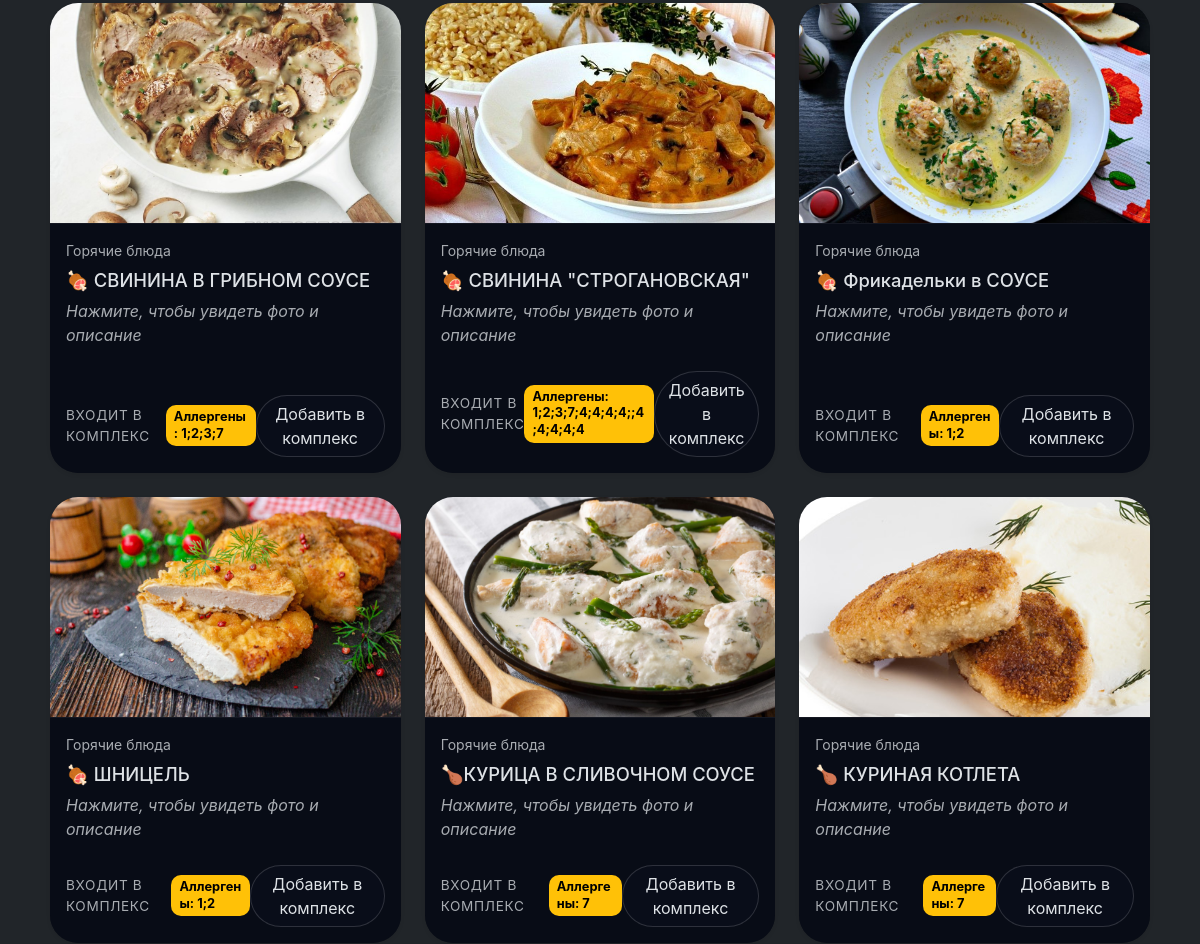
Before: /menu (middle part) with the older database file.
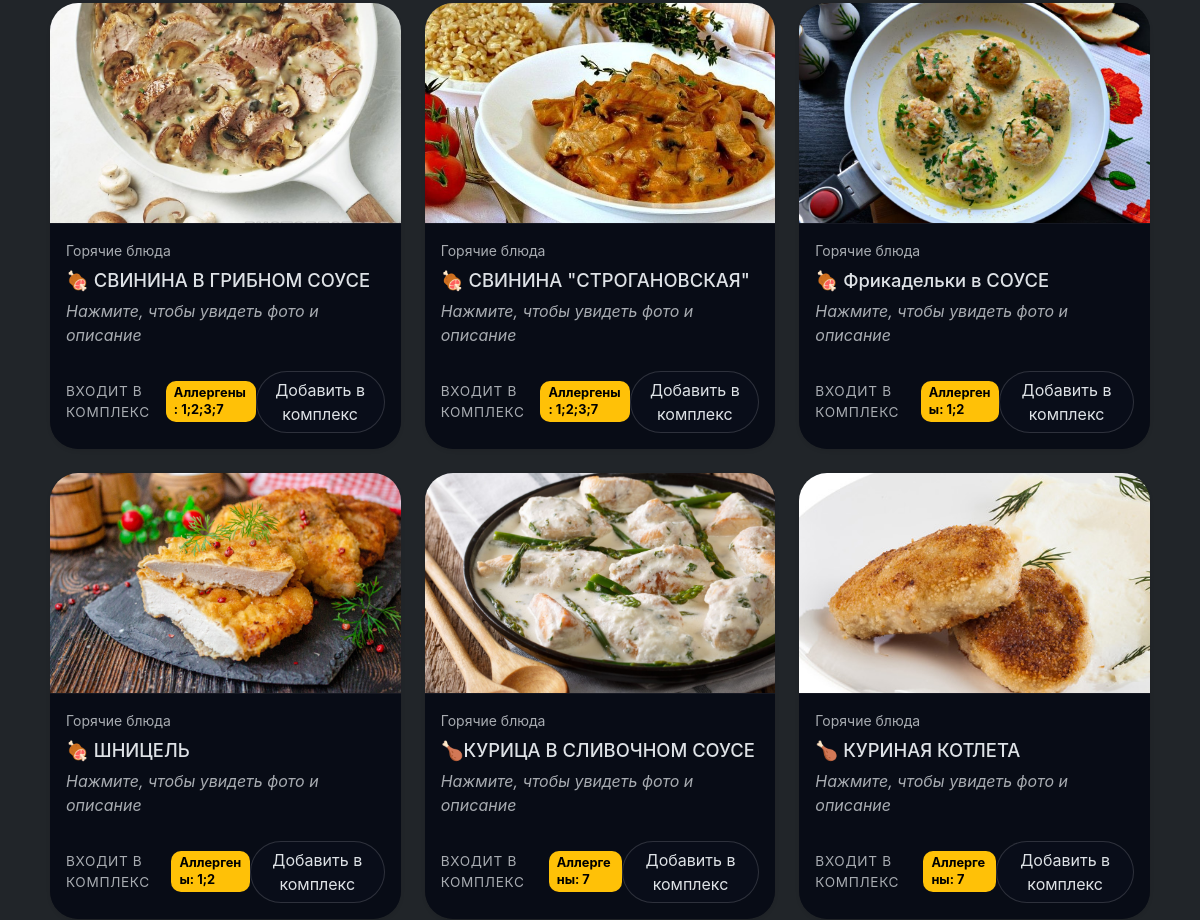
After: the same page with the newer database file.
### tables this page shows
CREATE TABLE menu (
    id INTEGER PRIMARY KEY AUTOINCREMENT,
    title TEXT NOT NULL,
    description TEXT,
    price REAL NOT NULL,
    image_url TEXT,
    category TEXT
, image_gallery TEXT, ingredients TEXT, is_today INTEGER DEFAULT 0, use_manual_price INTEGER DEFAULT 0, name_original TEXT, name_ru TEXT, name_lv TEXT, description_original TEXT, description_ru TEXT, description_lv TEXT, category_original TEXT, category_ru TEXT, category_lv TEXT, ingredients_original TEXT, ingredients_ru TEXT, ingredients_lv TEXT, category_role TEXT DEFAULT 'main', category_key TEXT, allergens TEXT);

### resources/views/menu.php (the view, shortened to what the rows shown need)
<?php
$comboOptions = $comboOptions ?? ['categories' => [], 'roles' => [], 'counts' => []];
$comboRoles = $comboOptions['roles'] ?? [];
$locale = currentLocale();
$localizedFieldMap = [
    'ru' => ['name' => 'nameRu', 'description' => 'descriptionRu', 'category' => 'categoryRu'],
    'lv' => ['name' => 'nameLv', 'description' => 'descriptionLv', 'category' => 'categoryLv'],
];
$activeLocalizedFields = $localizedFieldMap[$locale] ?? ['name' => 'nameOriginal', 'description' => 'descriptionOriginal', 'category' => 'categoryOriginal'];
?>
<div class="page-container menu-page">
<?php if (empty($menuItems)): ?>
    <div class="empty-state">
        <?php if ($search !== '' || $selectedCategory !== ''): ?>
            <?= htmlspecialchars(translate('menu.empty.filtered')) ?>
        <?php else: ?>
            <?= htmlspecialchars(translate('menu.empty.default')) ?>
        <?php endif; ?>
    </div>
<?php else: ?>
    <div class="row row-cols-1 row-cols-sm-2 row-cols-lg-3 g-4">
        <?php foreach ($menuItems as $item): ?>
            <?php $gallery = $item->galleryImages(); $isUnique = $item->isUnique(); ?>
            <?php
                $nameField = $activeLocalizedFields['name'];
                $descriptionField = $activeLocalizedFields['description'];
                $categoryField = $activeLocalizedFields['category'];
                $localizedName = $item->$nameField ?? $item->nameOriginal ?? $item->title;
                $localizedDescription = $item->$descriptionField ?? $item->descriptionOriginal ?? $item->description ?? translate('common.no_description');
                $localizedCategory = $item->$categoryField ?? $item->categoryOriginal ?? translate('menu.card.no_category');
                $localizedIngredients = $item->ingredients ?? $item->ingredientsOriginal ?? '';
                $allergens = $item->allergens ?? '';
                $roleKey = $comboRoles[$item->id] ?? null;
            ?>
            <div class="col">
                <div class="card h-100 border-0 shadow-sm menu-card" data-item='<?= json_encode([
                    'id' => $item->id,
                    'title' => $localizedName,
                    'description' => $localizedDescription ?? '',
                    'ingredients' => $localizedIngredients,
                    'allergens' => $allergens,
                    'category' => $localizedCategory,
                    'price' => number_format($item->price, 2, '.', ' '),
                    'raw_price' => (float)$item->price,
                    'is_unique' => $isUnique,
                    'gallery' => $gallery,
                ], JSON_HEX_APOS | JSON_HEX_QUOT) ?>' data-combo-role="<?= htmlspecialchars($roleKey ?? '') ?>">
                <?php if (!empty($gallery[0])): ?>
                    <img src="/assets/images/<?= $gallery[0] ?>" class="card-img-top" alt="<?= htmlspecialchars($localizedName) ?>">
                <?php else: ?>
                    <img src="https://via.placeholder.com/400x220?text=<?= urlencode(translate('common.no_photo')) ?>" class="card-img-top" alt="<?= htmlspecialchars(translate('common.no_photo')) ?>">
                <?php endif; ?>
                    <div class="card-body d-flex flex-column">
                        <div class="small text-muted mb-2"><?= htmlspecialchars($localizedCategory) ?></div>
                        <h5 class="card-title d-flex align-items-center gap-2">
                            <?= htmlspecialchars($localizedName) ?>
                        </h5>
                        <p class="card-text flex-grow-1 text-muted fst-italic"><?= htmlspecialchars(translate('menu.card.click_hint')) ?></p>
                        <div class="d-flex justify-content-between align-items-center mt-2">
                            <?php if ($isUnique): ?>
                                <span class="fs-5 fw-bold text-info menu-price"><?= number_format($item->price, 2, '.', ' ') ?> €</span>
                            <?php else: ?>
                                <span class="menu-price menu-price--placeholder text-muted"><?= htmlspecialchars(translate('menu.card.price_included')) ?></span>
                            <?php endif; ?>
                            <?php if ($allergens): ?>
                                <span class="allergens-badge"><?= htmlspecialchars(translate('menu.card.allergens')) ?>: <?= htmlspecialchars($allergens) ?></span>
                            <?php endif; ?>
                            <?php if ($roleKey): ?>
                                <button type="button" class="btn btn-outline-light combo-select-btn" data-id="<?= $item->id ?>" data-default-text="<?= htmlspecialchars(translate('menu.card.button_default')) ?>" data-combo-role="<?= htmlspecialchars($roleKey) ?>" onclick="event.stopPropagation();"><?= htmlspecialchars(translate('menu.card.button_default')) ?></button>
                            <?php endif; ?>
                        </div>
                    </div>
                </div>
            </div>
        <?php endforeach; ?>
    </div>
<?php endif; ?>
</div>

Changed rows visible on the page:
changed menu (number 2 of 6 on the later page): allergens "1;2;3;7;4;4;4;4;;4;4;4;4;4" → "1;2;3;7"
